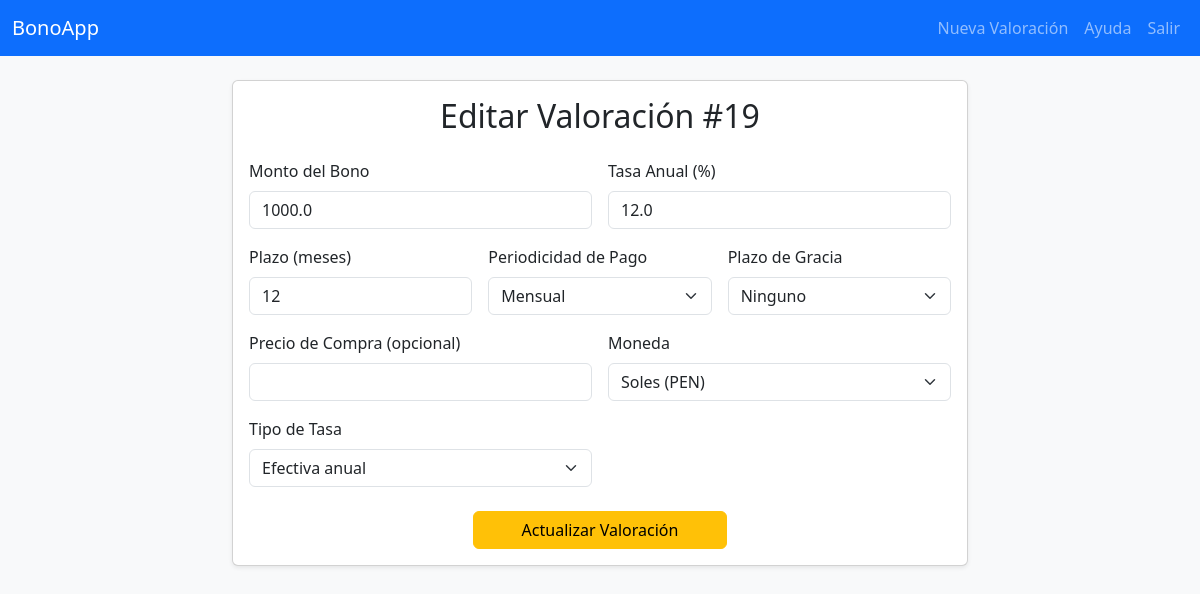
/bono/19/edit (signed in), run on the app's committed database.
### tables this page shows
CREATE TABLE valoracion_bono (
            id_valoracion INTEGER PRIMARY KEY AUTOINCREMENT,
            user_id INTEGER NOT NULL,
            monto_bono REAL NOT NULL,
            tasa_anual REAL NOT NULL,
            plazo_meses INTEGER NOT NULL,
            periodicidad TEXT NOT NULL,
            plazo_gracia TEXT NOT NULL,
            metodo TEXT NOT NULL,
            precio_compra REAL, currency TEXT DEFAULT 'PEN', rate_type TEXT DEFAULT 'efectiva', capitalization INTEGER DEFAULT 12,
            FOREIGN KEY(user_id) REFERENCES users(id)
        );

### app.py (the view, shortened to what this page needs)
@app.route("/bono/<int:id_valoracion>/edit", methods=["GET", "POST"])
def edit_bono(id_valoracion):
    if "user_id" not in session:
        flash("Debes iniciar sesión primero.")
        return redirect(url_for("login"))
    db = get_db()
    bono = db.execute(
        "SELECT * FROM valoracion_bono WHERE id_valoracion = ? AND user_id = ?",
        (id_valoracion, session["user_id"])
    ).fetchone()
    if not bono:
        flash("Valoración no encontrada.")
        return redirect(url_for("home"))
    return render_template("edit_bono.html", bono=bono)

### app.py (called while the page is built)
def get_db():
    if 'db' not in g:
        g.db = sqlite3.connect(DB_PATH)
        g.db.row_factory = sqlite3.Row
    return g.db

### templates/edit_bono.html (shortened to what this page needs)
{% extends 'base.html' %}
{% block content %}
<div class="row justify-content-center">
  <div class="col-md-8">
    <div class="card shadow-sm mb-4">
      <div class="card-body">
        <h2 class="card-title mb-4 text-center">Editar Valoración #{{ bono.id_valoracion }}</h2>
        <form action="{{ url_for('edit_bono', id_valoracion=bono.id_valoracion) }}" method="post">
          <div class="row g-3">
            <div class="col-md-6">
              <label for="monto_bono" class="form-label">Monto del Bono</label>
              <input type="number" class="form-control" id="monto_bono" name="monto_bono" step="0.01" required
                     value="{{ bono.monto_bono }}" title="Importe nominal del bono">
            </div>
            <div class="col-md-6">
              <label for="tasa_anual" class="form-label">Tasa Anual (%)</label>
              <input type="number" class="form-control" id="tasa_anual" name="tasa_anual" step="0.01" required
                     value="{{ bono.tasa_anual }}" title="Tasa de interés anual">
            </div>
            <div class="col-md-4">
              <label for="plazo_meses" class="form-label">Plazo (meses)</label>
              <input type="number" class="form-control" id="plazo_meses" name="plazo_meses" required
                     value="{{ bono.plazo_meses }}" title="Duración del bono en meses">
            </div>
            <div class="col-md-4">
              <label for="periodicidad" class="form-label">Periodicidad de Pago</label>
              <select class="form-select" id="periodicidad" name="periodicidad" title="Frecuencia de pagos">
                <option value="mensual" {% if bono.periodicidad=='mensual' %}selected{% endif %}>Mensual</option>
              </select>
            </div>
            <div class="col-md-4">
              <label for="plazo_gracia" class="form-label">Plazo de Gracia</label>
              <select class="form-select" id="plazo_gracia" name="plazo_gracia" title="Tipo de periodo de gracia">
                <option value="ninguno" {% if bono.plazo_gracia=='ninguno' %}selected{% endif %}>Ninguno</option>
              </select>
            </div>
            <div class="col-md-6">
              <label for="precio_compra" class="form-label">Precio de Compra (opcional)</label>
              <input type="number" class="form-control" id="precio_compra" name="precio_compra" step="0.01"
                     value="{{ bono.precio_compra }}" title="Precio que paga el inversor">
            </div>
            <div class="col-md-6">
              <label for="currency" class="form-label">Moneda</label>
              <select class="form-select" id="currency" name="currency" title="Selecciona moneda">
                <option value="PEN" {% if bono.currency=='PEN' %}selected{% endif %}>Soles (PEN)</option>
              </select>
            </div>
            <div class="col-md-6">
              <label for="rate_type" class="form-label">Tipo de Tasa</label>
              <select class="form-select" id="rate_type" name="rate_type" onchange="toggleCap();" title="Efectiva o nominal anual">
                <option value="efectiva" {% if bono.rate_type=='efectiva' %}selected{% endif %}>Efectiva anual</option>
              </select>
            </div>
          </div>
          <div class="mt-4 text-center">
            <button type="submit" class="btn btn-warning px-5">Actualizar Valoración</button>
          </div>
        </form>
      </div>
    </div>
  </div>
</div>
{% endblock %}

### data on the page
valoracion_bono: id_valoracion "19", monto_bono "1000.0", tasa_anual "12.0", plazo_meses "12", periodicidad "Mensual", plazo_gracia "Ninguno", currency "Soles (PEN)", rate_type "Efectiva anual"
